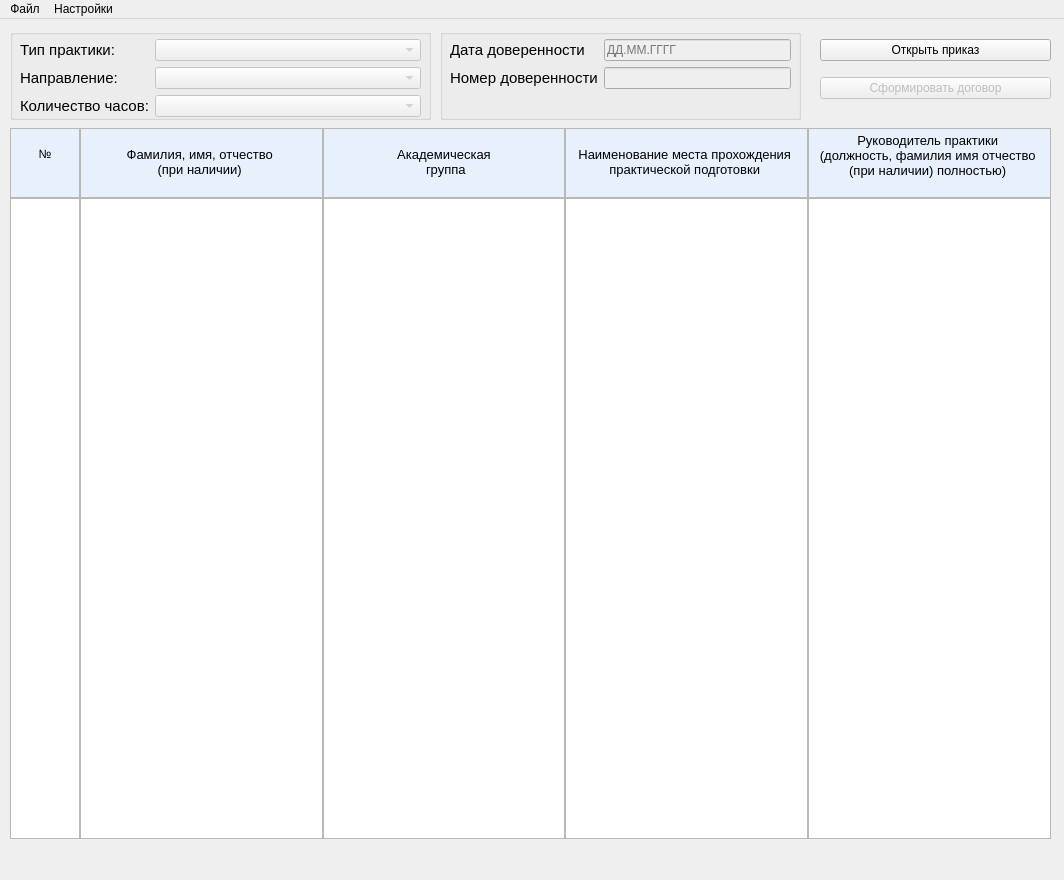
<?xml version="1.0" encoding="UTF-8"?>
<ui version="4.0">
 <class>MainWindow</class>
 <widget class="QMainWindow" name="MainWindow">
  <property name="geometry">
   <rect>
    <x>0</x>
    <y>0</y>
    <width>1064</width>
    <height>880</height>
   </rect>
  </property>
  <property name="sizePolicy">
   <sizepolicy hsizetype="Fixed" vsizetype="Fixed">
    <horstretch>0</horstretch>
    <verstretch>0</verstretch>
   </sizepolicy>
  </property>
  <property name="windowTitle">
   <string>Заполнение договора на основе приказа</string>
  </property>
  <property name="windowIcon">
   <iconset>
    <normaloff>program.png</normaloff>program.png</iconset>
  </property>
  <widget class="QWidget" name="centralwidget">
   <widget class="QWidget" name="gridLayoutWidget">
    <property name="geometry">
     <rect>
      <x>10</x>
      <y>109</y>
      <width>1041</width>
      <height>711</height>
     </rect>
    </property>
    <layout class="QGridLayout" name="gridLayout_2" rowstretch="1,10" columnstretch="6,0,0,0,0,0">
     <property name="leftMargin">
      <number>0</number>
     </property>
     <property name="rightMargin">
      <number>0</number>
     </property>
     <property name="spacing">
      <number>0</number>
     </property>
     <item row="0" column="2">
      <widget class="QTextEdit" name="textEditListGroupOfStudent">
       <property name="enabled">
        <bool>true</bool>
       </property>
       <property name="readOnly">
        <bool>true</bool>
       </property>
       <property name="html">
        <string>&lt;!DOCTYPE HTML PUBLIC &quot;-//W3C//DTD HTML 4.0//EN&quot; &quot;http://www.w3.org/TR/REC-html40/strict.dtd&quot;&gt;
&lt;html&gt;&lt;head&gt;&lt;meta name=&quot;qrichtext&quot; content=&quot;1&quot; /&gt;&lt;style type=&quot;text/css&quot;&gt;
p, li { white-space: pre-wrap; }
&lt;/style&gt;&lt;/head&gt;&lt;body style=&quot; font-family:'MS Shell Dlg 2'; font-size:8.25pt; font-weight:400; font-style:normal;&quot; bgcolor=&quot;#e8f0fc&quot;&gt;
&lt;p align=&quot;center&quot; style=&quot;-qt-paragraph-type:empty; margin-top:0px; margin-bottom:0px; margin-left:0px; margin-right:0px; -qt-block-indent:0; text-indent:0px; font-family:'Segoe UI'; font-size:9pt;&quot;&gt;&lt;br /&gt;&lt;/p&gt;
&lt;p align=&quot;center&quot; style=&quot; margin-top:0px; margin-bottom:0px; margin-left:0px; margin-right:0px; -qt-block-indent:0; text-indent:0px;&quot;&gt;&lt;span style=&quot; font-family:'Segoe UI'; font-size:10pt;&quot;&gt;Академическая&lt;/span&gt;&lt;/p&gt;
&lt;p align=&quot;center&quot; style=&quot; margin-top:0px; margin-bottom:0px; margin-left:0px; margin-right:0px; -qt-block-indent:0; text-indent:0px;&quot;&gt;&lt;span style=&quot; font-family:'Segoe UI'; font-size:10pt;&quot;&gt; группа&lt;/span&gt;&lt;/p&gt;&lt;/body&gt;&lt;/html&gt;</string>
       </property>
      </widget>
     </item>
     <item row="1" column="2">
      <widget class="QListWidget" name="listGroupOfStudent"/>
     </item>
     <item row="1" column="3">
      <widget class="QListWidget" name="listPlaceOfPractice"/>
     </item>
     <item row="0" column="0">
      <widget class="QTextEdit" name="textEditNumberOfStudent">
       <property name="enabled">
        <bool>true</bool>
       </property>
       <property name="readOnly">
        <bool>true</bool>
       </property>
       <property name="html">
        <string>&lt;!DOCTYPE HTML PUBLIC &quot;-//W3C//DTD HTML 4.0//EN&quot; &quot;http://www.w3.org/TR/REC-html40/strict.dtd&quot;&gt;
&lt;html&gt;&lt;head&gt;&lt;meta name=&quot;qrichtext&quot; content=&quot;1&quot; /&gt;&lt;style type=&quot;text/css&quot;&gt;
p, li { white-space: pre-wrap; }
&lt;/style&gt;&lt;/head&gt;&lt;body style=&quot; font-family:'MS Shell Dlg 2'; font-size:8.25pt; font-weight:400; font-style:normal;&quot; bgcolor=&quot;#e8f0fc&quot;&gt;
&lt;p style=&quot;-qt-paragraph-type:empty; margin-top:0px; margin-bottom:0px; margin-left:0px; margin-right:0px; -qt-block-indent:0; text-indent:0px; font-family:'Segoe UI'; font-size:9pt;&quot;&gt;&lt;br /&gt;&lt;/p&gt;
&lt;p align=&quot;center&quot; style=&quot; margin-top:0px; margin-bottom:0px; margin-left:0px; margin-right:0px; -qt-block-indent:0; text-indent:0px;&quot;&gt;&lt;span style=&quot; font-family:'Segoe UI'; font-size:9pt;&quot;&gt;№&lt;/span&gt;&lt;/p&gt;&lt;/body&gt;&lt;/html&gt;</string>
       </property>
      </widget>
     </item>
     <item row="0" column="5">
      <widget class="Line" name="line_2">
       <property name="orientation">
        <enum>Qt::Horizontal</enum>
       </property>
      </widget>
     </item>
     <item row="1" column="0">
      <widget class="QListWidget" name="listNumberOfStudent"/>
     </item>
     <item row="1" column="4">
      <widget class="QListWidget" name="listHeadOfPractice"/>
     </item>
     <item row="0" column="1">
      <widget class="QTextEdit" name="textEditListNameOfStudent">
       <property name="enabled">
        <bool>true</bool>
       </property>
       <property name="readOnly">
        <bool>true</bool>
       </property>
       <property name="html">
        <string>&lt;!DOCTYPE HTML PUBLIC &quot;-//W3C//DTD HTML 4.0//EN&quot; &quot;http://www.w3.org/TR/REC-html40/strict.dtd&quot;&gt;
&lt;html&gt;&lt;head&gt;&lt;meta name=&quot;qrichtext&quot; content=&quot;1&quot; /&gt;&lt;style type=&quot;text/css&quot;&gt;
p, li { white-space: pre-wrap; }
&lt;/style&gt;&lt;/head&gt;&lt;body style=&quot; font-family:'MS Shell Dlg 2'; font-size:8.25pt; font-weight:400; font-style:normal;&quot; bgcolor=&quot;#e8f0fc&quot;&gt;
&lt;p align=&quot;center&quot; style=&quot;-qt-paragraph-type:empty; margin-top:0px; margin-bottom:0px; margin-left:0px; margin-right:0px; -qt-block-indent:0; text-indent:0px; font-family:'Segoe UI'; font-size:9pt;&quot;&gt;&lt;br /&gt;&lt;/p&gt;
&lt;p align=&quot;center&quot; style=&quot; margin-top:0px; margin-bottom:0px; margin-left:0px; margin-right:0px; -qt-block-indent:0; text-indent:0px;&quot;&gt;&lt;span style=&quot; font-family:'Segoe UI'; font-size:10pt;&quot;&gt;Фамилия, имя, отчество &lt;/span&gt;&lt;/p&gt;
&lt;p align=&quot;center&quot; style=&quot; margin-top:0px; margin-bottom:0px; margin-left:0px; margin-right:0px; -qt-block-indent:0; text-indent:0px;&quot;&gt;&lt;span style=&quot; font-family:'Segoe UI'; font-size:10pt;&quot;&gt;(при наличии) &lt;/span&gt;&lt;/p&gt;&lt;/body&gt;&lt;/html&gt;</string>
       </property>
      </widget>
     </item>
     <item row="0" column="3">
      <widget class="QTextEdit" name="textEditListPlaceOfPractice">
       <property name="enabled">
        <bool>true</bool>
       </property>
       <property name="readOnly">
        <bool>true</bool>
       </property>
       <property name="html">
        <string>&lt;!DOCTYPE HTML PUBLIC &quot;-//W3C//DTD HTML 4.0//EN&quot; &quot;http://www.w3.org/TR/REC-html40/strict.dtd&quot;&gt;
&lt;html&gt;&lt;head&gt;&lt;meta name=&quot;qrichtext&quot; content=&quot;1&quot; /&gt;&lt;style type=&quot;text/css&quot;&gt;
p, li { white-space: pre-wrap; }
&lt;/style&gt;&lt;/head&gt;&lt;body style=&quot; font-family:'MS Shell Dlg 2'; font-size:8.25pt; font-weight:400; font-style:normal;&quot; bgcolor=&quot;#e8f0fc&quot;&gt;
&lt;p align=&quot;center&quot; style=&quot;-qt-paragraph-type:empty; margin-top:0px; margin-bottom:0px; margin-left:0px; margin-right:0px; -qt-block-indent:0; text-indent:0px; font-family:'Segoe UI'; font-size:9pt;&quot;&gt;&lt;br /&gt;&lt;/p&gt;
&lt;p align=&quot;center&quot; style=&quot; margin-top:0px; margin-bottom:0px; margin-left:0px; margin-right:0px; -qt-block-indent:0; text-indent:0px;&quot;&gt;&lt;span style=&quot; font-family:'Segoe UI'; font-size:10pt;&quot;&gt;Наименование места прохождения &lt;/span&gt;&lt;/p&gt;
&lt;p align=&quot;center&quot; style=&quot; margin-top:0px; margin-bottom:0px; margin-left:0px; margin-right:0px; -qt-block-indent:0; text-indent:0px;&quot;&gt;&lt;span style=&quot; font-family:'Segoe UI'; font-size:10pt;&quot;&gt;практической подготовки &lt;/span&gt;&lt;/p&gt;&lt;/body&gt;&lt;/html&gt;</string>
       </property>
      </widget>
     </item>
     <item row="1" column="1">
      <widget class="QListWidget" name="listNameOfStudent"/>
     </item>
     <item row="0" column="4">
      <widget class="QTextEdit" name="textEditlListHeadOFPractice">
       <property name="enabled">
        <bool>true</bool>
       </property>
       <property name="readOnly">
        <bool>true</bool>
       </property>
       <property name="html">
        <string>&lt;!DOCTYPE HTML PUBLIC &quot;-//W3C//DTD HTML 4.0//EN&quot; &quot;http://www.w3.org/TR/REC-html40/strict.dtd&quot;&gt;
&lt;html&gt;&lt;head&gt;&lt;meta name=&quot;qrichtext&quot; content=&quot;1&quot; /&gt;&lt;style type=&quot;text/css&quot;&gt;
p, li { white-space: pre-wrap; }
&lt;/style&gt;&lt;/head&gt;&lt;body style=&quot; font-family:'MS Shell Dlg 2'; font-size:8.25pt; font-weight:400; font-style:normal;&quot; bgcolor=&quot;#e8f0fc&quot;&gt;
&lt;p align=&quot;center&quot; style=&quot; margin-top:0px; margin-bottom:0px; margin-left:0px; margin-right:0px; -qt-block-indent:0; text-indent:0px;&quot;&gt;&lt;span style=&quot; font-family:'Segoe UI'; font-size:10pt;&quot;&gt;Руководитель практики &lt;/span&gt;&lt;/p&gt;
&lt;p align=&quot;center&quot; style=&quot; margin-top:0px; margin-bottom:0px; margin-left:0px; margin-right:0px; -qt-block-indent:0; text-indent:0px;&quot;&gt;&lt;span style=&quot; font-family:'Segoe UI'; font-size:10pt;&quot;&gt;(должность, фамилия имя отчество &lt;/span&gt;&lt;/p&gt;
&lt;p align=&quot;center&quot; style=&quot; margin-top:0px; margin-bottom:0px; margin-left:0px; margin-right:0px; -qt-block-indent:0; text-indent:0px;&quot;&gt;&lt;span style=&quot; font-family:'Segoe UI'; font-size:10pt;&quot;&gt;(при наличии) полностью) &lt;/span&gt;&lt;/p&gt;&lt;/body&gt;&lt;/html&gt;</string>
       </property>
      </widget>
     </item>
    </layout>
   </widget>
   <widget class="QGroupBox" name="groupBox">
    <property name="geometry">
     <rect>
      <x>10</x>
      <y>10</y>
      <width>421</width>
      <height>91</height>
     </rect>
    </property>
    <property name="title">
     <string/>
    </property>
    <widget class="QWidget" name="formLayoutWidget">
     <property name="geometry">
      <rect>
       <x>10</x>
       <y>10</y>
       <width>401</width>
       <height>81</height>
      </rect>
     </property>
     <layout class="QFormLayout" name="formLayout">
      <item row="0" column="0">
       <widget class="QLabel" name="labelTypeOfPractice">
        <property name="font">
         <font>
          <pointsize>11</pointsize>
         </font>
        </property>
        <property name="text">
         <string>Тип практики:</string>
        </property>
       </widget>
      </item>
      <item row="0" column="1">
       <widget class="QComboBox" name="comboBoxTypeOfPractice">
        <property name="enabled">
         <bool>false</bool>
        </property>
       </widget>
      </item>
      <item row="1" column="1">
       <widget class="QComboBox" name="comboBoxDirectionOfStudy">
        <property name="enabled">
         <bool>false</bool>
        </property>
       </widget>
      </item>
      <item row="2" column="0">
       <widget class="QLabel" name="labelDurationOfPractice">
        <property name="font">
         <font>
          <pointsize>11</pointsize>
         </font>
        </property>
        <property name="text">
         <string>Количество часов:</string>
        </property>
       </widget>
      </item>
      <item row="1" column="0">
       <widget class="QLabel" name="labelDirectionOfStudy">
        <property name="font">
         <font>
          <pointsize>11</pointsize>
         </font>
        </property>
        <property name="text">
         <string>Направление:</string>
        </property>
       </widget>
      </item>
      <item row="2" column="1">
       <widget class="QComboBox" name="comboBoxDurationOfPractice">
        <property name="enabled">
         <bool>false</bool>
        </property>
       </widget>
      </item>
     </layout>
    </widget>
   </widget>
   <widget class="QGroupBox" name="groupBox_2">
    <property name="geometry">
     <rect>
      <x>440</x>
      <y>10</y>
      <width>361</width>
      <height>91</height>
     </rect>
    </property>
    <property name="title">
     <string/>
    </property>
    <widget class="QWidget" name="formLayoutWidget_2">
     <property name="geometry">
      <rect>
       <x>10</x>
       <y>10</y>
       <width>341</width>
       <height>71</height>
      </rect>
     </property>
     <layout class="QFormLayout" name="formLayout_2">
      <item row="0" column="0">
       <widget class="QLabel" name="labelDateOfAuthority">
        <property name="font">
         <font>
          <pointsize>11</pointsize>
         </font>
        </property>
        <property name="text">
         <string>Дата доверенности</string>
        </property>
       </widget>
      </item>
      <item row="0" column="1">
       <widget class="QLineEdit" name="lineEditDateOfAuthority">
        <property name="enabled">
         <bool>false</bool>
        </property>
        <property name="inputMask">
         <string/>
        </property>
        <property name="placeholderText">
         <string>ДД.ММ.ГГГГ</string>
        </property>
       </widget>
      </item>
      <item row="1" column="0">
       <widget class="QLabel" name="labelNumberOfAuthority">
        <property name="font">
         <font>
          <pointsize>11</pointsize>
         </font>
        </property>
        <property name="text">
         <string>Номер доверенности</string>
        </property>
       </widget>
      </item>
      <item row="1" column="1">
       <widget class="QLineEdit" name="lineEditNumberOfAuthority">
        <property name="enabled">
         <bool>false</bool>
        </property>
       </widget>
      </item>
     </layout>
    </widget>
   </widget>
   <widget class="QWidget" name="verticalLayoutWidget">
    <property name="geometry">
     <rect>
      <x>820</x>
      <y>10</y>
      <width>231</width>
      <height>80</height>
     </rect>
    </property>
    <layout class="QVBoxLayout" name="verticalLayout">
     <item>
      <widget class="QPushButton" name="pushButtonOpenOrder">
       <property name="text">
        <string>Открыть приказ</string>
       </property>
      </widget>
     </item>
     <item>
      <widget class="QPushButton" name="pushButtonCreateContract">
       <property name="enabled">
        <bool>false</bool>
       </property>
       <property name="text">
        <string>Сформировать договор</string>
       </property>
      </widget>
     </item>
    </layout>
   </widget>
  </widget>
  <widget class="QMenuBar" name="menubar">
   <property name="geometry">
    <rect>
     <x>0</x>
     <y>0</y>
     <width>1064</width>
     <height>21</height>
    </rect>
   </property>
   <widget class="QMenu" name="menuFile">
    <property name="title">
     <string>Файл</string>
    </property>
    <addaction name="actionOpenOrder"/>
    <addaction name="actionCreateContract"/>
   </widget>
   <widget class="QMenu" name="menuSettings">
    <property name="title">
     <string>Настройки</string>
    </property>
    <addaction name="actionOpenSettingsWindow"/>
   </widget>
   <addaction name="menuFile"/>
   <addaction name="menuSettings"/>
  </widget>
  <action name="actionOpenOrder">
   <property name="text">
    <string>Открыть приказ..</string>
   </property>
   <property name="shortcut">
    <string>Ctrl+O</string>
   </property>
  </action>
  <action name="actionCreateContract">
   <property name="text">
    <string>Сформировать договор</string>
   </property>
   <property name="shortcut">
    <string>Ctrl+S</string>
   </property>
  </action>
  <action name="actionOpenSettingsWindow">
   <property name="text">
    <string>Настройки..</string>
   </property>
  </action>
 </widget>
 <resources/>
 <connections/>
</ui>
